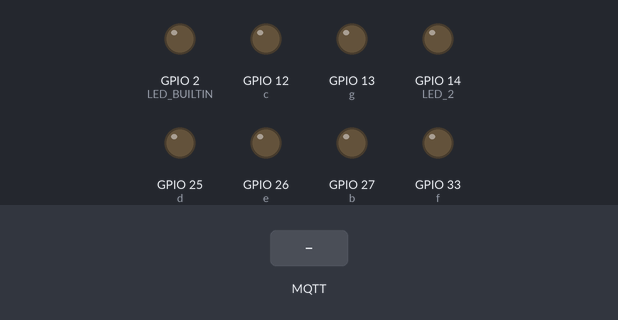
The program below on a simulated ESP32. Parts: output pins drawn as LEDs (lit = HIGH). The inputs (shaded band) are chosen by the test bench. WiFi joins after 1.5 s; servers stay silent unless stated; no MQTT or app messages arrive unless stated; what the program prints to the serial monitor is not drawn.

Above: at 2.7 s.
2.8 s: MQTT message "0" arrives on the first subscribed topic
At 4.2 s:
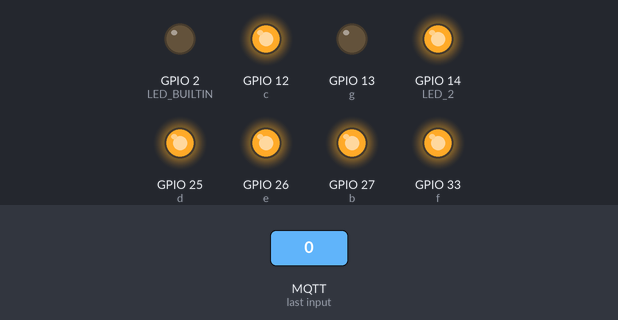
Timing chart, 0 to 10.3 s (numbered marks = the images above; inputs shaded):
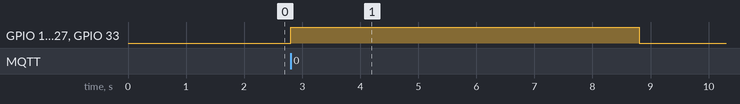

Measured:
- after the input at 2.8 s, GPIO 12 (c), GPIO 14 (LED_2), GPIO 25 (d), GPIO 26 (e), GPIO 27 (b), GPIO 33 (f): LOW → HIGH at once, → LOW 6.0 s later

The program:

main.cpp
```cpp
#include "WiFi.h"
#include "PubSubClient.h" //pio lib install "knolleary/PubSubClient"
#include <iostream>
#include <string.h>

#define SSID          "NETGEAR68"
#define PWD           "excitedtuba713"

#define MQTT_SERVER   "192.168.1.2"
#define MQTT_PORT     1883

#define LED_2         14

WiFiClient espClient;
PubSubClient client(espClient);
long lastMsg = 0;
char msg[50];
int value = 0;

void callback(char *topic, byte *message, unsigned int length);
void schakelLED(String message);
void sendReady();


//for the 7segment display
int a = 14;  //For displaying segment "a"
int b = 27;  //For displaying segment "b"
int c = 12;  //For displaying segment "c"
int d = 25;  //For displaying segment "d"
int e = 26;  //For displaying segment "e"
int f = 33;  //For displaying segment "f"
int g = 13;  //For displaying segment "g"
int point = 32; //For displaying the point

void setup_wifi()
{
  delay(10);
  Serial.println("Connecting to WiFi..");

  WiFi.begin(SSID, PWD);

  while (WiFi.status() != WL_CONNECTED)
  {
    delay(500);
    Serial.print(".");
  }

  Serial.println("");
  Serial.println("WiFi connected");
  Serial.println("IP address: ");
  Serial.println(WiFi.localIP());
}

void setup()
{

  Serial.begin(115200);

  setup_wifi();
  client.setServer(MQTT_SERVER, MQTT_PORT);
  client.setCallback(callback);

  pinMode(LED_2, OUTPUT);
  pinMode(LED_BUILTIN, OUTPUT);

  //for 7segment display
  pinMode(a, OUTPUT);  //A
  pinMode(b, OUTPUT);  //B
  pinMode(c, OUTPUT);  //C
  pinMode(d, OUTPUT);  //D
  pinMode(e, OUTPUT);  //E
  pinMode(f, OUTPUT);  //F
  pinMode(g, OUTPUT);  //G
}

//for 7segment display
void displayDigit(int digit){
  //Conditions for displaying segment a
  if(digit!=1 && digit != 4)
  digitalWrite(a,HIGH);

  //Conditions for displaying segment b
  if(digit != 5 && digit != 6)
  digitalWrite(b,HIGH);

  //Conditions for displaying segment c
  if(digit !=2)
  digitalWrite(c,HIGH);

  //Conditions for displaying segment d
  if(digit != 1 && digit !=4 && digit !=7)
  digitalWrite(d,HIGH);

  //Conditions for displaying segment e
  if(digit == 2 || digit ==6 || digit == 8 || digit==0)
  digitalWrite(e,HIGH);

  //Conditions for displaying segment f
  if(digit != 1 && digit !=2 && digit!=3 && digit !=7)
  digitalWrite(f,HIGH);
  if (digit!=0 && digit!=1 && digit !=7)
  digitalWrite(g,HIGH);

  }
  void turnOff()
  {
    digitalWrite(a,LOW);
    digitalWrite(b,LOW);
    digitalWrite(c,LOW);
    digitalWrite(d,LOW);
    digitalWrite(e,LOW);
    digitalWrite(f,LOW);
    digitalWrite(g,LOW);
  }

void callback(char *topic, byte *message, unsigned int length)
{
  Serial.print("Message arrived on topic: ");
  Serial.print(topic);
  Serial.print(". Message: ");
  String messageTemp="";

  for (int i = 0; i < length; i++)
  {
    //Serial.print((char)message[i]);
    messageTemp += (char)message[i];
  }
  Serial.println();
  Serial.println(messageTemp);
  schakelLED(messageTemp);
  Serial.println("ontvangen");


  // Feel free to add more if statements to control more GPIOs with MQTT
}

void reconnect()
{
  // Loop until we're reconnected
  while (!client.connected())
  {
    Serial.print("Attempting MQTT connection...");
    // Attempt to connect
    // creat unique client ID
    // in Mosquitto broker enable anom. access
    if (client.connect("esp1"))
    {
      Serial.println("connected");
      // Subscribe
      //client.subscribe("input/#");
      client.subscribe("TrappenMaar/esp1");
    }
    else
    {
      Serial.print("failed, rc=");
      Serial.print(client.state());
      Serial.println(" try again in 5 seconds");
      // Wait 5 seconds before retrying
      delay(5000);
    }
  }
}


void loop()
{
  if (!client.connected())
  {
    reconnect();
  }
  client.loop();

  long now = millis();
  if (now - lastMsg > 5000)
  {
    lastMsg = now;
  }
/*
  schakelLED("1");
  delay(100);
  turnOff();
  schakelLED("2");
  delay(100);
  turnOff();
  schakelLED("3");
  delay(100);
  turnOff();
  schakelLED("4");
  delay(100);
  turnOff();
*/

  //client.publish("TrappenMaar","R");
  //delay(3000);


}

void sendReady(){
  //dan fiets zeggen, stuur level
  //na level gechecked, nieuwe led
  client.publish("TrappenMaar/fiets", "send");
  Serial.println("send werd gestuurd naar fiets");

  //-----NODIG?? DELAY?? te veel???
  //delay(50)
  turnOff();
  delay(50);
  client.publish("TrappenMaar/buffer", "newNumber");
  Serial.println("newNumber werd gestuurd naar buffer");

}

void schakelLED(String message){
  if (message == "0"){
    displayDigit(0);
  }
  else if (message == "1"){
    displayDigit(1);
  }
  else if(message == "2"){
    displayDigit(2);
  }
  else if(message == "3"){
    displayDigit(3);
  }
  else if(message == "4"){
    displayDigit(4);
  }
    client.publish("TrappenMaar/fiets", "led1");
    delay(2000);
    client.publish("TrappenMaar/fiets", "led2");
    delay(2000);
    client.publish("TrappenMaar/fiets", "led3");
    delay(2000);
    client.publish("TrappenMaar/fiets", "ledrgb");
    sendReady();
}
```
